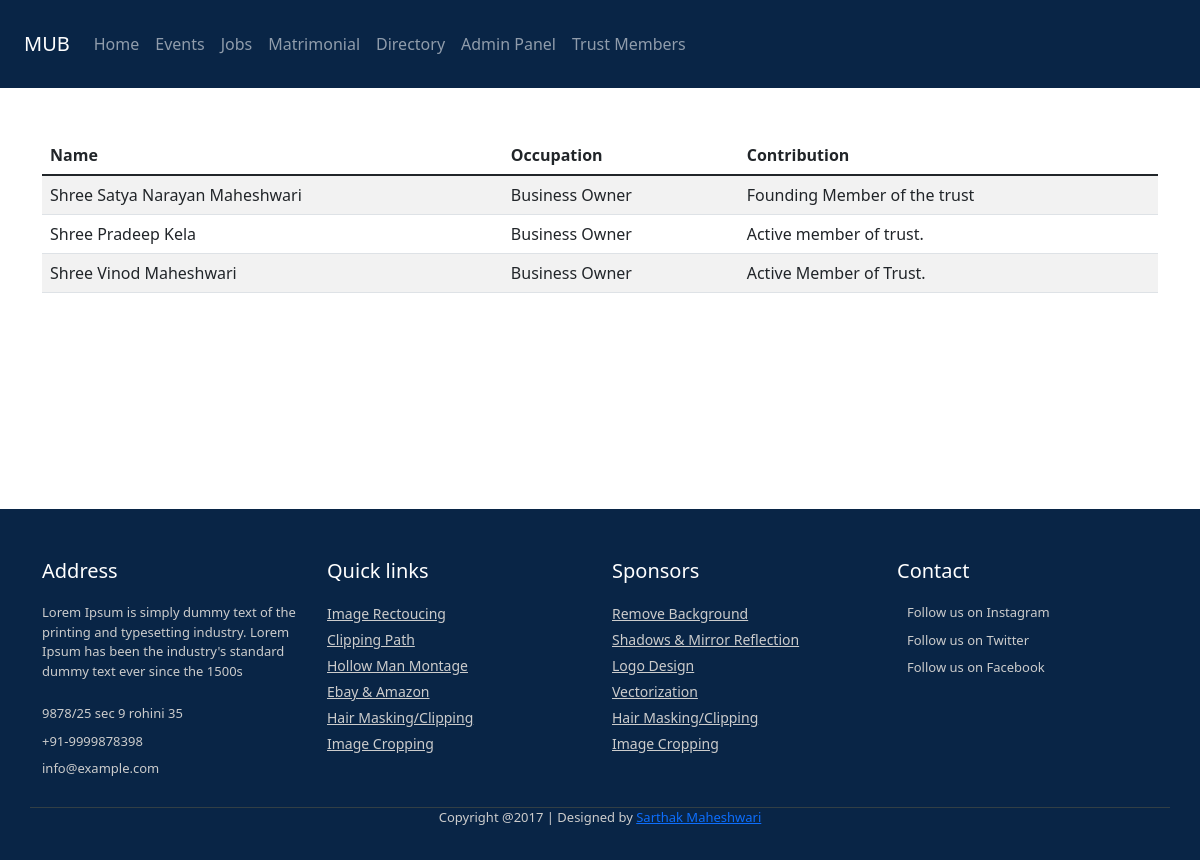
The app's page /trustMembers/ with its own data.
### mubApp/models.py (models this page shows)
class TrustMember(models.Model):
    name = models.CharField(max_length=100)
    occupation =models.CharField(max_length=30 ,blank = True)
    contribution = models.TextField(blank = True)

### mubApp/views.py (the view)
# urls.py: path('trustMembers/', views.trustMembers,name='trustMembers'),
def trustMembers(request):
    members = TrustMember.objects.all()
    return render(request, 'mubApp/trustMembers.html', {'members': members})

### templates/mubApp/trustMembers.html (shortened to what this page needs)
{% extends 'mubApp/base.html' %}
{% load static %}
{% block content %}
<div class="table-responsive container mt-5" style="margin-bottom: 200px;">
    <table class="table table-striped table-hover">
        <thead>
            <tr>
                <th>Name</th>
                <th>Occupation</th>
                <th>Contribution</th>
            </tr>
        </thead>
        <tbody>
            {% for member in members %}
            <tr>
                <td>{{ member.name }}</td>
                <td>{{ member.occupation }}</td>
                <td>{{ member.contribution }}</td>
            </tr>
            {% endfor %}
        </tbody>
    </table>
</div>
{% endblock %}

### templates/mubApp/base.html (shortened to what this page needs)
{% load static %}
<html lang="en">
<head>
    <link href="https://cdn.jsdelivr.net/npm/bootstrap@5.1.3/dist/css/bootstrap.min.css" rel="stylesheet"
>
    <link rel="stylesheet" href="{% static 'css/footer.css' %}">
</head>
<body>
    <div class="">
        <nav class="navbar navbar-expand-lg navbar-dark p-4" style="background-color: #092546">
            <a class="navbar-brand" href="{% url 'index' %}"> MUB</a>
            <div class="collapse navbar-collapse" id="navbarSupportedContent">
                <ul class="navbar-nav mr-auto">
                    <li class="nav-item active">
                        <a class="nav-link" href="{% url 'index' %}">Home </a>
                    </li>
                    <li class="nav-item active">
                        <a class="nav-link" href="{% url 'events' %}">Events </a>
                    </li>
                    <li class="nav-item active">
                        <a class="nav-link" href="{% url 'jobs' %}">Jobs </a>
                    </li>
                    <li class="nav-item active">
                        <a class="nav-link" href="{% url 'matrimonial' %}">Matrimonial </a>
                    </li>
                    <li class="nav-item active">
                        <a class="nav-link" href="{% url 'directory' %}">Directory </a>
                    </li>
                    <li class="nav-item active">
                        <a class="nav-link" href="{% url 'mubApp:adminPanel' %}">Admin Panel</a>
                    </li>
                    <li class="nav-item active">
                        <a class="nav-link" href="{% url 'trustMembers' %}">Trust Members </a>
                    </li>
                </ul>
            </div>
        </nav>
    </div>
        {% block content %}
        {% endblock content %}
    <div class="">
        <footer class="footer">
            <div class="container bottom_border">
                <div class="row">
                    <div class="col-lg-3 col-sm-12">
                        <h5 class="headin5_amrc col_white_amrc pt2">Address</h5>
                        <p class="mb10">Lorem Ipsum is simply dummy text of the printing and typesetting industry. Lorem
                            Ipsum has been the industry's standard dummy text ever since the 1500s</p>
                        <p> 9878/25 sec 9 rohini 35 </p>
                        <p> +91-9999878398 </p>
                        <p> info@example.com </p>
                    </div>
                    <div class="col-lg-3 col-sm-12">
                        <h5 class="headin5_amrc col_white_amrc pt2">Quick links</h5>
                        <ul class="footer_ul_amrc">
                            <li><a href="http://webenlance.com">Image Rectoucing</a></li>
                            <li><a href="http://webenlance.com">Clipping Path</a></li>
                            <li><a href="http://webenlance.com">Hollow Man Montage</a></li>
                            <li><a href="http://webenlance.com">Ebay & Amazon</a></li>
                            <li><a href="http://webenlance.com">Hair Masking/Clipping</a></li>
                            <li><a href="http://webenlance.com">Image Cropping</a></li>
                        </ul>
                    </div>
                    <div class="col-lg-3 col-sm-12">
                        <h5 class="headin5_amrc col_white_amrc pt2">Sponsors</h5>
                        <ul class="footer_ul_amrc">
                            <li><a href="http://webenlance.com">Remove Background</a></li>
                            <li><a href="http://webenlance.com">Shadows & Mirror Reflection</a></li>
                            <li><a href="http://webenlance.com">Logo Design</a></li>
                            <li><a href="http://webenlance.com">Vectorization</a></li>
                            <li><a href="http://webenlance.com">Hair Masking/Clipping</a></li>
                            <li><a href="http://webenlance.com">Image Cropping</a></li>
                        </ul>
                    </div>
                    <div class="col-lg-3 col-sm-12">
                        <h5 class="headin5_amrc col_white_amrc pt2">Contact</h5>
                        <ul class="footer_ul2_amrc">
                            <li><a href="#"> </a>
                                <p>Follow us on Instagram</p>
                            </li>
                            <li><a href="#"> </a>
                                <p>Follow us on Twitter</p>
                            </li>
                            <li><a href="#"> </a>
                                <p>Follow us on Facebook</p>
                            </li>
                        </ul>
                    </div>
                </div>
            </div>
            <div class="col-12">
                <div class="container">
                    <p class="text-center">Copyright @2017 | Designed by <a href="#">Sarthak Maheshwari</a></p>
                </div>
            </div>
        </footer>
    </div>
</body>
</html>

### static/css/footer.css (style rules this page uses)
.col_white_amrc { color:#FFF; }
footer { width:100%; background-color:#092546; min-height:250px; padding:10px 0px 25px 0px ; }
.pt2 { padding-top:40px ; margin-bottom:20px ; }
footer p { font-size:13px; color:#CCC; padding-bottom:0px; margin-bottom:8px; }
.mb10 { padding-bottom:15px ; }
.footer_ul_amrc { margin:0px ; list-style-type:none ; font-size:14px; padding:0px 0px 10px 0px ; }
.footer_ul_amrc li { padding:0px 0px 5px 0px; }
.footer_ul_amrc li a { color:#CCC; }
.footer_ul2_amrc { margin:0px; list-style-type:none; padding:0px; }
.footer_ul2_amrc li p { display:table; }
.bottom_border { border-bottom:1px solid #323f45; padding-bottom:20px; }

### records on screen
TrustMember: name "Shree Satya Narayan Maheshwari", occupation "Business Owner", contribution "Founding Member of the trust"
TrustMember: name "Shree Pradeep Kela", occupation "Business Owner", contribution "Active member of trust."
TrustMember: name "Shree Vinod Maheshwari", occupation "Business Owner", contribution "Active Member of Trust."
